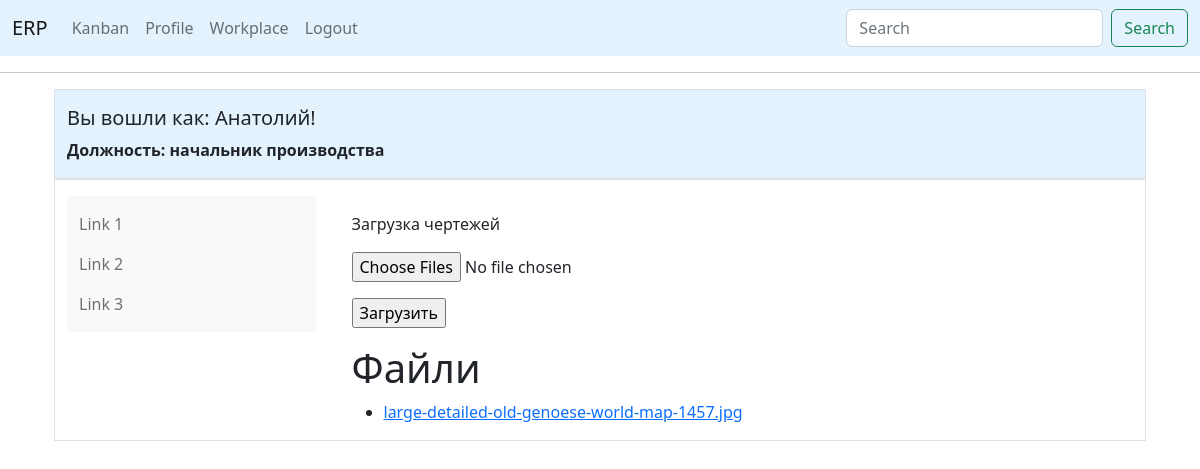
The app's page /upload_file (signed in) with its own data.
### app/models.py (models this page shows, shortened)
class User(UserMixin, db.Model):
    id = db.Column(db.Integer, primary_key=True)
    first_name = db.Column(db.String(150), index=True)
    last_name = db.Column(db.String(150), index=True)
    phone = db.Column(db.String(120), index=True, unique=True)
    username = db.Column(db.String(64), index=True, unique=True)
    password_hash = db.Column(db.String(128))
    specialization_id = db.Column(db.Integer, db.ForeignKey('specialization.id'), nullable=False)
    posts = db.relationship('Post', backref='author', lazy='dynamic')
    followed = db.relationship(
        'User', secondary=followers,
        primaryjoin=(followers.c.follower_id == id),
        secondaryjoin=(followers.c.followed_id == id),
        backref=db.backref('followers', lazy='dynamic'), lazy='dynamic')

class Specialization(db.Model):
    id = db.Column(db.Integer, primary_key=True)
    job_departmet = db.Column(db.String(200), index=True)
    job_title = db.Column(db.String(150), index=True, unique=True)
    users = db.relationship('User', backref='employee',
                            lazy=True)  # this is not a table field, the code sets the relation of the specialization

class UploadFile(db.Model):
    id = db.Column(db.Integer, primary_key=True)
    user_id = db.Column(db.Integer, db.ForeignKey('user.id'))
    filename = db.Column(db.String(255))
    file_path = db.Column(db.String(255))
    order_client_id = db.Column(db.Integer, db.ForeignKey('order_client.id'))

### app/routes.py (the view, shortened to what this page needs)
@app.route('/upload_file', methods=['GET', 'POST'])
@login_required
def upload_file():
    q=request.args.get('q')
    form = UploadForm()
    files = UploadFile.query.all()
    return render_template('upload_file.html', form=form, files=files)

### app/forms.py
class UploadForm(FlaskForm):
    files = FileField('', validators=[FileRequired(message='Не вибрано жодного файлу')],
                      render_kw={'multiple': True})
    submit=SubmitField('Загрузить')

### app/models.py (called while the page is built)
@login.user_loader
def load_user(id):
    return User.query.get(int(id))

### app/templates/upload_file.html (shortened to what this page needs)
{% if current_user.specialization_id is ne(2)%}
{% extends "base_bootstrap.html" %}
{% else %}
{% extends "base.html" %}
{% endif %}
{% block content %}
<div class="container mt-3">
    Загрузка чертежей
    <form target="" class="form-container" method="post" enctype="multipart/form-data">
        <p>
        {{form.files}}
        </p>
        <p>
            {{form.submit}}
        </p>
    </form>
    <div>
         <h1>Файли</h1>
    {% if files %}
        <ul>
        {% for file in files %}
            <li><a href="{{ url_for('download_file', filename=file.filename) }}">{{ file.filename }}</a></li>
        {% endfor %}
        </ul>
    {% else %}
        <p>Ще немає жодного завантаженого файлу</p>
    {% endif %}
    </div>
</div>
{% endblock %}

### app/templates/base_bootstrap.html (shortened to what this page needs)
<!doctype html>
<html>
<link href="https://cdn.jsdelivr.net/npm/bootstrap@5.2.3/dist/css/bootstrap.min.css" rel="stylesheet"
>
<head>
    <nav class="navbar navbar-expand-lg bg-body-tertiary" style="background-color: #e3f2fd;">
        <div class="container-fluid">
            <a class="navbar-brand" href="{{ url_for('index') }}">ERP</a>
            <div class="collapse navbar-collapse" id="navbarSupportedContent">
                <ul class="navbar-nav me-auto mb-2 mb-lg-0">
                    {% if current_user.is_anonymous %}
                    <li class="nav-item">
                        <a class="nav-link active" aria-current="page" href="{{ url_for('index') }}">Home</a>
                    </li>
                    <li class="nav-item">
                        <a class="nav-link" href="{{ url_for('login') }}">Login</a>
                    </li>
                    {% else %}
                    <li class="nav-item">
                        <a class="nav-link" href="{{ url_for('kanban') }}">Kanban</a>
                    </li>
                    <li class="nav-item">
                        <a class="nav-link" href="{{ url_for('user', username=current_user.username) }}">Profile</a>
                    </li>
                    <li class="nav-item">
                        <a class="nav-link" href="{{ url_for('workplace') }}">Workplace</a>
                    </li>
                    <li class="nav-item">
                        <a class="nav-link" href="{{ url_for('logout') }}">Logout</a>
                    </li>
                </ul>
                <form class="d-flex" role="search">
                    <input class="form-control me-2" type="search" placeholder="Search" aria-label="Search">
                    <button class="btn btn-outline-success" type="submit">Search</button>
                </form>
                {% endif %}
            </div>
        </div>
    </nav>
    <hr>
    <div class="container mt-3">
    <div class="container mt-3">
</head>
<body>
<div class="container-sm pt-3 border " style="background-color: #e3f2fd">
    <div>
        {% if current_user.is_authenticated %}
        <h5> Вы вошли как: {{ current_user.first_name }}!</h5>
        <p><strong>Должность: {{current_user.employee.job_title}}</strong></p>
        {% endif %}
    </div>
</div>
<div class="container-sm pt-3 border ">
    <div class="row">
        <div class="col-sm-3">
            <nav class="navbar bg-light">
                <div class="container-fluid">
                    <ul class="navbar-nav">
                        <li class="nav-item">
                            <a class="nav-link" href="#">Link 1</a>
                        </li>
                        <li class="nav-item">
                            <a class="nav-link" href="#">Link 2</a>
                        </li>
                        <li class="nav-item">
                            <a class="nav-link" href="#">Link 3</a>
                        </li>
                    </ul>
                </div>
            </nav>
        </div>
        <div class="col-sm-9">
            {% block content %}{% endblock %}
        </div>
    </div>
</div>
</body>
</html>

### records on screen
User: first_name "Анатолий"
Specialization: employee.job_title "начальник производства"
UploadFile: filename "large-detailed-old-genoese-world-map-1457.jpg"
